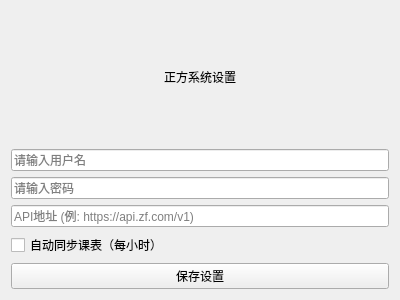
<?xml version="1.0" encoding="UTF-8"?>
<ui version="4.0">
 <class>SettingsWidget</class>
 <widget class="QWidget" name="SettingsWidget">
  <property name="geometry">
   <rect>
    <x>0</x>
    <y>0</y>
    <width>400</width>
    <height>300</height>
   </rect>
  </property>
  <layout class="QVBoxLayout" name="verticalLayout">
   <item>
    <widget class="QLabel" name="label">
     <property name="text">
      <string>正方系统设置</string>
     </property>
     <property name="alignment">
      <set>Qt::AlignCenter</set>
     </property>
    </widget>
   </item>
   <item>
    <widget class="QLineEdit" name="username">
     <property name="placeholderText">
      <string>请输入用户名</string>
     </property>
    </widget>
   </item>
   <item>
    <widget class="QLineEdit" name="password">
     <property name="placeholderText">
      <string>请输入密码</string>
     </property>
     <property name="echoMode">
      <enum>QLineEdit::Password</enum>
     </property>
    </widget>
   </item>
   <item>
    <widget class="QLineEdit" name="api_url">
     <property name="placeholderText">
      <string>API地址 (例: https://api.zf.com/v1)</string>
     </property>
    </widget>
   </item>
   <item>
    <widget class="QCheckBox" name="auto_sync">
     <property name="text">
      <string>自动同步课表（每小时）</string>
     </property>
    </widget>
   </item>
   <item>
    <widget class="QPushButton" name="saveButton">
     <property name="text">
      <string>保存设置</string>
     </property>
    </widget>
   </item>
  </layout>
 </widget>
 <resources/>
 <connections/>
</ui>
